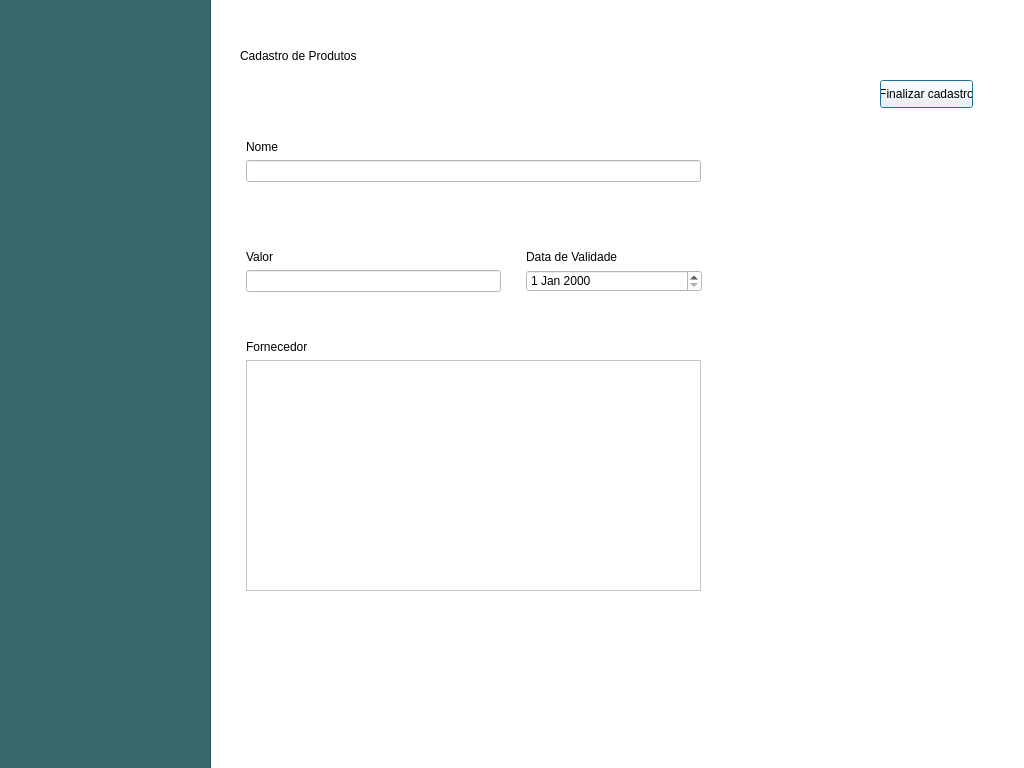
<?xml version="1.0" encoding="UTF-8"?>
<ui version="4.0">
 <class>Dialog</class>
 <widget class="QDialog" name="Dialog">
  <property name="geometry">
   <rect>
    <x>0</x>
    <y>0</y>
    <width>1024</width>
    <height>768</height>
   </rect>
  </property>
  <property name="windowTitle">
   <string>Dialog</string>
  </property>
  <property name="styleSheet">
   <string notr="true">background-color: rgb(255, 255, 255);</string>
  </property>
  <property name="sizeGripEnabled">
   <bool>false</bool>
  </property>
  <property name="modal">
   <bool>true</bool>
  </property>
  <widget class="QFrame" name="frame">
   <property name="geometry">
    <rect>
     <x>-40</x>
     <y>-10</y>
     <width>251</width>
     <height>781</height>
    </rect>
   </property>
   <property name="styleSheet">
    <string notr="true">background-color: rgb(56, 104, 106);</string>
   </property>
   <property name="frameShape">
    <enum>QFrame::StyledPanel</enum>
   </property>
   <property name="frameShadow">
    <enum>QFrame::Raised</enum>
   </property>
  </widget>
  <widget class="QLabel" name="label">
   <property name="geometry">
    <rect>
     <x>240</x>
     <y>30</y>
     <width>341</width>
     <height>51</height>
    </rect>
   </property>
   <property name="styleSheet">
    <string notr="true">font: 75 24pt &quot;Segoe UI&quot;;</string>
   </property>
   <property name="text">
    <string>Cadastro de Produtos</string>
   </property>
  </widget>
  <widget class="QWidget" name="formLayoutWidget">
   <property name="geometry">
    <rect>
     <x>240</x>
     <y>140</y>
     <width>461</width>
     <height>61</height>
    </rect>
   </property>
   <layout class="QFormLayout" name="formLayout">
    <item row="0" column="1">
     <widget class="QLabel" name="label_2">
      <property name="styleSheet">
       <string notr="true">font: 12pt &quot;Segoe UI&quot;;</string>
      </property>
      <property name="text">
       <string>Nome</string>
      </property>
     </widget>
    </item>
    <item row="1" column="1">
     <widget class="QLineEdit" name="input_nome"/>
    </item>
   </layout>
  </widget>
  <widget class="QWidget" name="formLayoutWidget_2">
   <property name="geometry">
    <rect>
     <x>240</x>
     <y>250</y>
     <width>261</width>
     <height>61</height>
    </rect>
   </property>
   <layout class="QFormLayout" name="formLayout_2">
    <item row="1" column="1">
     <widget class="QLineEdit" name="input_valor"/>
    </item>
    <item row="0" column="1">
     <widget class="QLabel" name="label_3">
      <property name="styleSheet">
       <string notr="true">font: 12pt &quot;Segoe UI&quot;;</string>
      </property>
      <property name="text">
       <string>Valor</string>
      </property>
     </widget>
    </item>
   </layout>
  </widget>
  <widget class="QWidget" name="formLayoutWidget_3">
   <property name="geometry">
    <rect>
     <x>520</x>
     <y>250</y>
     <width>182</width>
     <height>59</height>
    </rect>
   </property>
   <layout class="QFormLayout" name="formLayout_3">
    <item row="1" column="1">
     <widget class="QDateEdit" name="input_data_validade"/>
    </item>
    <item row="0" column="1">
     <widget class="QLabel" name="label_4">
      <property name="styleSheet">
       <string notr="true">font: 12pt &quot;Segoe UI&quot;;</string>
      </property>
      <property name="text">
       <string>Data de Validade</string>
      </property>
     </widget>
    </item>
   </layout>
  </widget>
  <widget class="QPushButton" name="pushButton">
   <property name="geometry">
    <rect>
     <x>880</x>
     <y>80</y>
     <width>93</width>
     <height>28</height>
    </rect>
   </property>
   <property name="text">
    <string>Finalizar cadastro</string>
   </property>
  </widget>
  <widget class="QWidget" name="formLayoutWidget_4">
   <property name="geometry">
    <rect>
     <x>240</x>
     <y>340</y>
     <width>461</width>
     <height>251</height>
    </rect>
   </property>
   <layout class="QFormLayout" name="formLayout_4">
    <item row="0" column="1">
     <widget class="QLabel" name="label_5">
      <property name="styleSheet">
       <string notr="true">font: 12pt &quot;Segoe UI&quot;;</string>
      </property>
      <property name="text">
       <string>Fornecedor</string>
      </property>
     </widget>
    </item>
    <item row="1" column="1">
     <widget class="QTableWidget" name="tableWidget"/>
    </item>
   </layout>
  </widget>
 </widget>
 <resources/>
 <connections/>
</ui>
